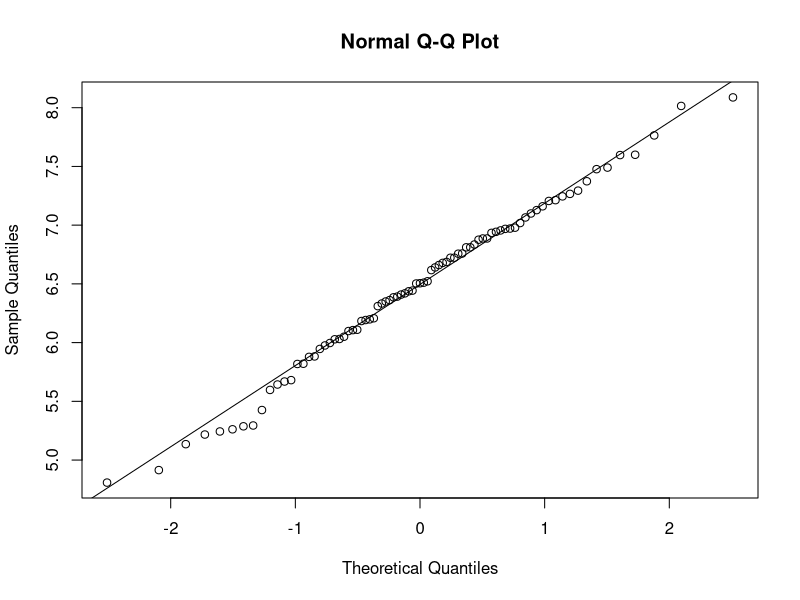
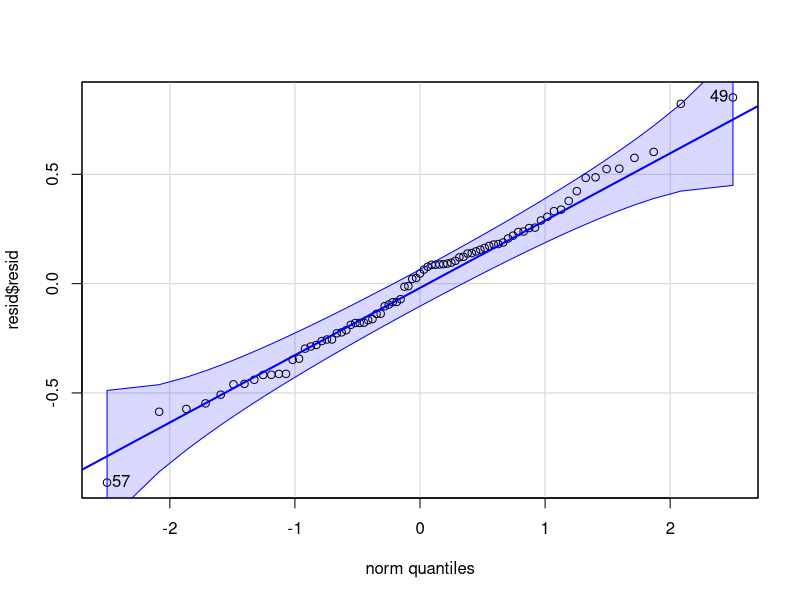
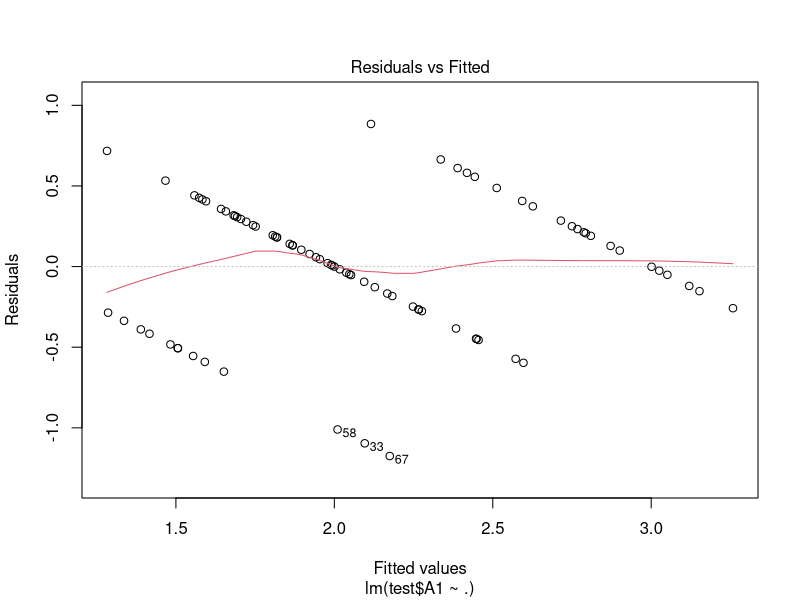
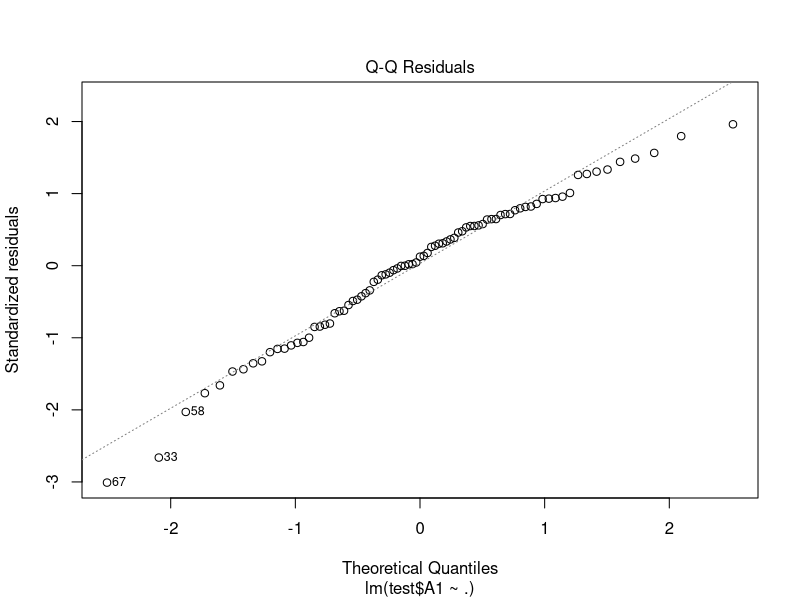
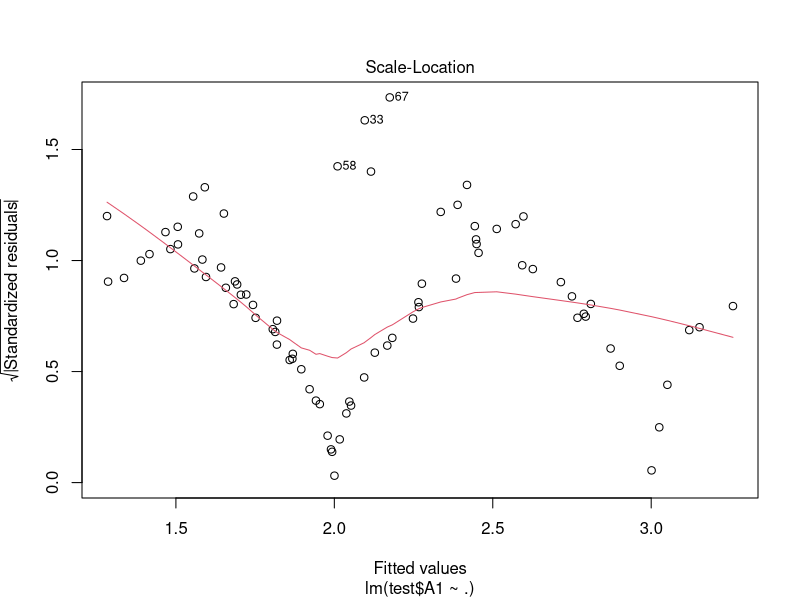
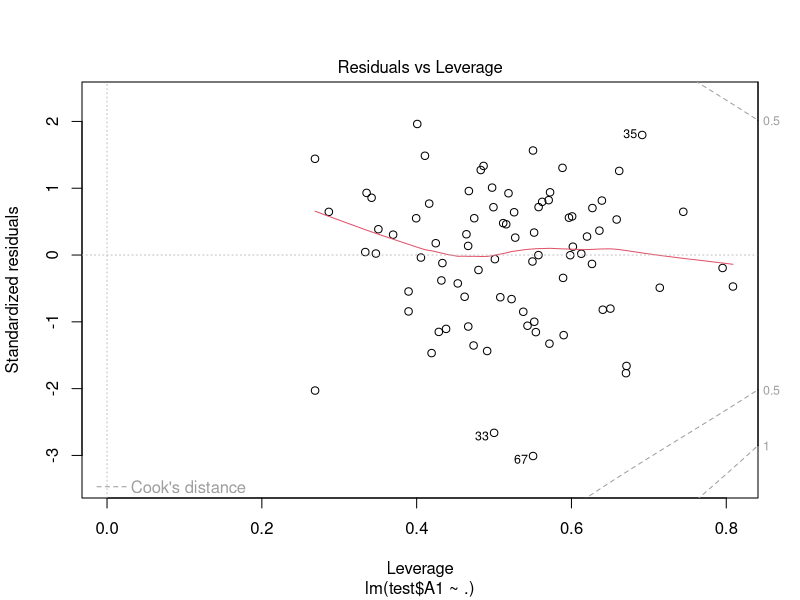
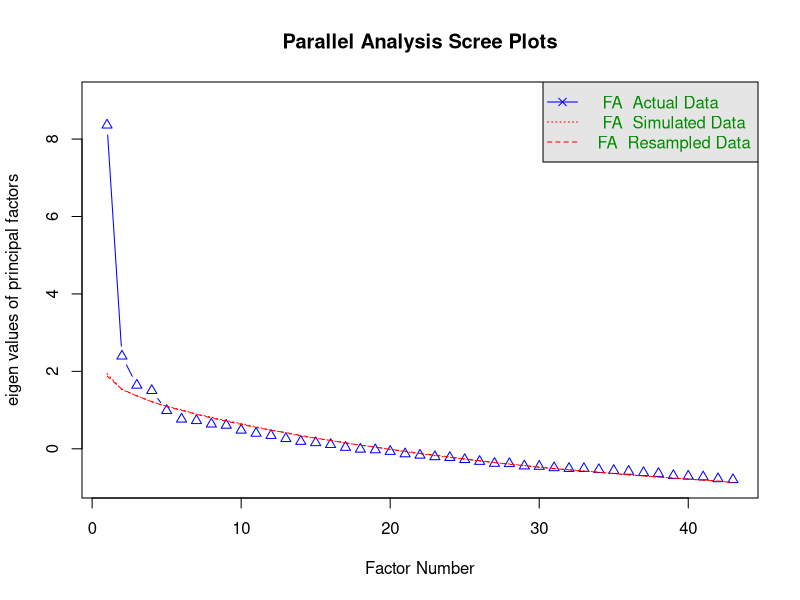
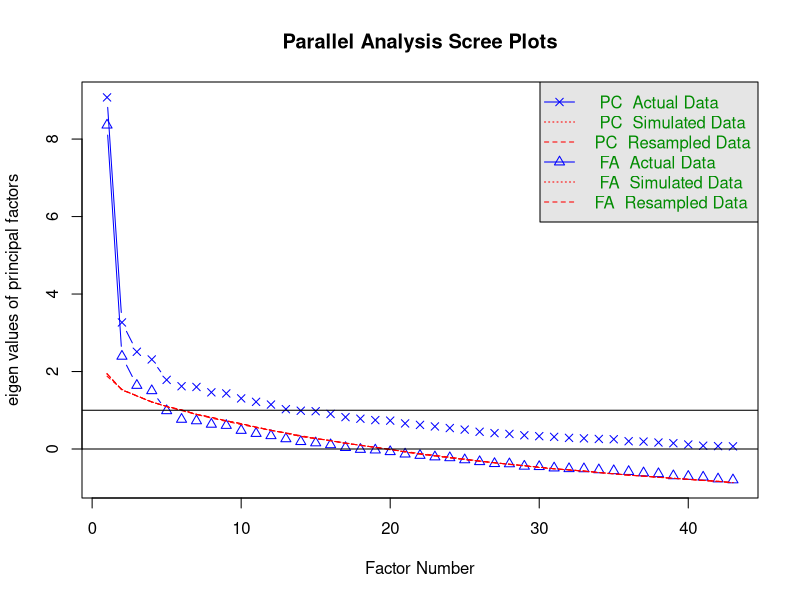

These charts were generated, in order, by the following R code:
## ---- chunk 1
library(readxl)
library(dplyr)
library(tidyr)
library(magrittr)
library(psych)
library(car)
library(GPArotation)
library(robustbase)
## ---- chunk 2
test<-read_excel("./data sets/ibrahim.xlsx")

Sys.setlocale(category = "LC_ALL",locale = "Arabic")

head(test)

#removing the last 2 columns and recoding the first one 

test<-test[,-c(ncol(test),ncol(test)-1)]

dim(test)
#removing unused rows

test<-test[-c(84:nrow(test)),]

#looking at the structure 

str(test)

## ---- chunk 3
apply(test[,-1],2,function(x){
        c(min(x,na.rm = T),max(x,na.rm = T))
})

## ---- chunk 4

#percent of missing

apply(test[,-1],2,function(x){
        (sum(is.na(x))/nrow(test))*100
})

#number ofmissing 

apply(test[-1,],2,function(x){
        sum(is.na(x))
})

## ---- chunk 5

#Mahalanobis D

mah<-mahalanobis(x = test[,-1],center = colMeans(test[,-1]),cov = cov(test[,-1]))


#assigning the cutoff point 

cut<-qchisq(.99,ncol(test[,-1]))

# assigning the value > cutoff point 

which(mah>cut)

## ---- chunk 6
corr<-cor(test[,-1])
symnum(corr)
symnum(corr)%>%write.csv(file = "./data sets/sym.csv")
## ---- chunk 7
#mardia test

mardia(x = test[,-1])


#shapiro for each variable

which(apply(test[,-1],2,function(x){
        shapiro.test(x)$p.value
})<.05)

#qqplot
resid<-lm(test$A1[-c(33,67)]~.,test[-c(33,67),-1])$resid
resid<-data.frame(resid=resid)
qqPlot(x=resid$resid)
## ---- chunk 8

plot(lm(test$A1~.,test[,-1]))

## ---- chunk 9
#sample size
kmo<-KMO(r = cor(test[,-1]))
which(kmo$MSAi<.7)

#cor adequecy

cortest.bartlett(cor(test[,-1]),n = nrow(test))
## ---- chunk 10
nf<-fa.parallel(x = test[,-1],fm = "lm",fa = "fa")


nf$fa.values #exploring the eaign value 
sum(nf$fa.values>=1) # number of factors #1 eign value criteria 
sum(nf$fa.values>=.7) # number of factors #.7 eign value criteria


plot(nf) #scree plot
## ---- chunk 11

#estimating MCD
mcd<-covMcd(x = test[,-1],cor = TRUE)

#do it
fa<-fa(covar = T,r = mcd$cov,nfactors = 4,rotate = "oblimin")
fa$loadings
fa$factors
